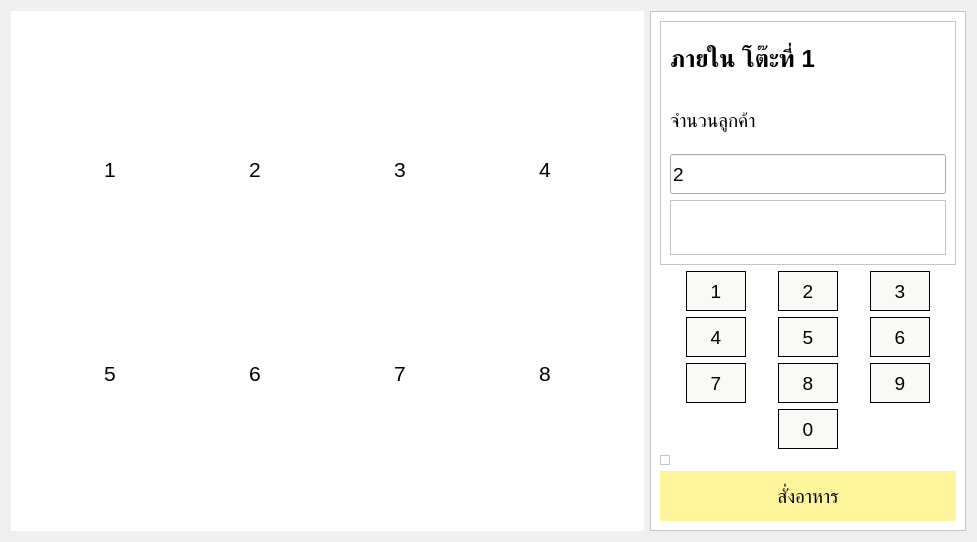
<?xml version="1.0" encoding="UTF-8"?>
<ui version="4.0">
 <class>Form</class>
 <widget class="QWidget" name="Form">
  <property name="geometry">
   <rect>
    <x>0</x>
    <y>0</y>
    <width>977</width>
    <height>542</height>
   </rect>
  </property>
  <property name="windowTitle">
   <string>Form</string>
  </property>
  <layout class="QHBoxLayout" name="horizontalLayout" stretch="4,2">
   <item>
    <widget class="QFrame" name="Table">
     <property name="styleSheet">
      <string notr="true">QFrame {
background-color: #FFFFFF;
border: 1px solid #FFFFFF;
}</string>
     </property>
     <property name="frameShape">
      <enum>QFrame::StyledPanel</enum>
     </property>
     <property name="frameShadow">
      <enum>QFrame::Raised</enum>
     </property>
     <layout class="QGridLayout" name="gridLayout_2">
      <item row="0" column="0">
       <widget class="QScrollArea" name="scrollArea">
        <property name="styleSheet">
         <string notr="true"/>
        </property>
        <property name="widgetResizable">
         <bool>true</bool>
        </property>
        <widget class="QWidget" name="scrollAreaWidgetContents">
         <property name="geometry">
          <rect>
           <x>0</x>
           <y>0</y>
           <width>613</width>
           <height>502</height>
          </rect>
         </property>
         <property name="styleSheet">
          <string notr="true">QWidget {
background-color: #FFFFFF;
border: 1px solid #FFFFFF;
}</string>
         </property>
         <layout class="QGridLayout" name="gridLayout">
          <item row="1" column="2">
           <widget class="QToolButton" name="tbtn_table7">
            <property name="minimumSize">
             <size>
              <width>120</width>
              <height>120</height>
             </size>
            </property>
            <property name="font">
             <font>
              <pointsize>16</pointsize>
             </font>
            </property>
            <property name="styleSheet">
             <string notr="true"/>
            </property>
            <property name="text">
             <string>7</string>
            </property>
            <property name="icon">
             <iconset>
              <normaloff>img/t7.jpg</normaloff>img/t7.jpg</iconset>
            </property>
            <property name="iconSize">
             <size>
              <width>150</width>
              <height>150</height>
             </size>
            </property>
            <property name="checkable">
             <bool>true</bool>
            </property>
           </widget>
          </item>
          <item row="0" column="1">
           <widget class="QToolButton" name="tbtn_table2">
            <property name="minimumSize">
             <size>
              <width>120</width>
              <height>120</height>
             </size>
            </property>
            <property name="font">
             <font>
              <pointsize>16</pointsize>
             </font>
            </property>
            <property name="styleSheet">
             <string notr="true"/>
            </property>
            <property name="text">
             <string>2</string>
            </property>
            <property name="icon">
             <iconset>
              <normaloff>img/t2.jpg</normaloff>img/t2.jpg</iconset>
            </property>
            <property name="iconSize">
             <size>
              <width>150</width>
              <height>150</height>
             </size>
            </property>
            <property name="checkable">
             <bool>true</bool>
            </property>
           </widget>
          </item>
          <item row="0" column="0">
           <widget class="QToolButton" name="tbtn_table1">
            <property name="minimumSize">
             <size>
              <width>120</width>
              <height>120</height>
             </size>
            </property>
            <property name="font">
             <font>
              <pointsize>16</pointsize>
             </font>
            </property>
            <property name="styleSheet">
             <string notr="true"/>
            </property>
            <property name="text">
             <string>1</string>
            </property>
            <property name="icon">
             <iconset>
              <normaloff>img/t1.jpg</normaloff>img/t1.jpg</iconset>
            </property>
            <property name="iconSize">
             <size>
              <width>150</width>
              <height>150</height>
             </size>
            </property>
            <property name="shortcut">
             <string/>
            </property>
            <property name="checkable">
             <bool>true</bool>
            </property>
            <property name="checked">
             <bool>true</bool>
            </property>
           </widget>
          </item>
          <item row="0" column="2">
           <widget class="QToolButton" name="tbtn_table3">
            <property name="minimumSize">
             <size>
              <width>120</width>
              <height>120</height>
             </size>
            </property>
            <property name="font">
             <font>
              <pointsize>16</pointsize>
             </font>
            </property>
            <property name="styleSheet">
             <string notr="true"/>
            </property>
            <property name="text">
             <string>3</string>
            </property>
            <property name="icon">
             <iconset>
              <normaloff>img/t3.jpg</normaloff>img/t3.jpg</iconset>
            </property>
            <property name="iconSize">
             <size>
              <width>150</width>
              <height>150</height>
             </size>
            </property>
            <property name="checkable">
             <bool>true</bool>
            </property>
           </widget>
          </item>
          <item row="1" column="0">
           <widget class="QToolButton" name="tbtn_table5">
            <property name="minimumSize">
             <size>
              <width>120</width>
              <height>120</height>
             </size>
            </property>
            <property name="font">
             <font>
              <pointsize>16</pointsize>
             </font>
            </property>
            <property name="styleSheet">
             <string notr="true"/>
            </property>
            <property name="text">
             <string>5</string>
            </property>
            <property name="icon">
             <iconset>
              <normaloff>img/t5.jpg</normaloff>img/t5.jpg</iconset>
            </property>
            <property name="iconSize">
             <size>
              <width>150</width>
              <height>150</height>
             </size>
            </property>
            <property name="checkable">
             <bool>true</bool>
            </property>
           </widget>
          </item>
          <item row="1" column="1">
           <widget class="QToolButton" name="tbtn_table6">
            <property name="minimumSize">
             <size>
              <width>120</width>
              <height>120</height>
             </size>
            </property>
            <property name="font">
             <font>
              <pointsize>16</pointsize>
             </font>
            </property>
            <property name="styleSheet">
             <string notr="true"/>
            </property>
            <property name="text">
             <string>6</string>
            </property>
            <property name="icon">
             <iconset>
              <normaloff>img/t6.jpg</normaloff>img/t6.jpg</iconset>
            </property>
            <property name="iconSize">
             <size>
              <width>150</width>
              <height>150</height>
             </size>
            </property>
            <property name="checkable">
             <bool>true</bool>
            </property>
           </widget>
          </item>
          <item row="0" column="3">
           <widget class="QToolButton" name="tbtn_table4">
            <property name="minimumSize">
             <size>
              <width>120</width>
              <height>120</height>
             </size>
            </property>
            <property name="font">
             <font>
              <pointsize>16</pointsize>
             </font>
            </property>
            <property name="styleSheet">
             <string notr="true"/>
            </property>
            <property name="text">
             <string>4</string>
            </property>
            <property name="icon">
             <iconset>
              <normaloff>img/t4.jpg</normaloff>img/t4.jpg</iconset>
            </property>
            <property name="iconSize">
             <size>
              <width>150</width>
              <height>150</height>
             </size>
            </property>
            <property name="checkable">
             <bool>true</bool>
            </property>
           </widget>
          </item>
          <item row="1" column="3">
           <widget class="QToolButton" name="tbtn_table8">
            <property name="minimumSize">
             <size>
              <width>120</width>
              <height>120</height>
             </size>
            </property>
            <property name="font">
             <font>
              <pointsize>16</pointsize>
             </font>
            </property>
            <property name="styleSheet">
             <string notr="true"/>
            </property>
            <property name="text">
             <string>8</string>
            </property>
            <property name="icon">
             <iconset>
              <normaloff>img/t8.jpg</normaloff>img/t8.jpg</iconset>
            </property>
            <property name="iconSize">
             <size>
              <width>150</width>
              <height>150</height>
             </size>
            </property>
            <property name="checkable">
             <bool>true</bool>
            </property>
           </widget>
          </item>
         </layout>
        </widget>
       </widget>
      </item>
     </layout>
    </widget>
   </item>
   <item>
    <widget class="QFrame" name="control">
     <property name="styleSheet">
      <string notr="true">QFrame {
background-color: #FFFFFF;
}</string>
     </property>
     <property name="frameShape">
      <enum>QFrame::StyledPanel</enum>
     </property>
     <property name="frameShadow">
      <enum>QFrame::Raised</enum>
     </property>
     <layout class="QVBoxLayout" name="verticalLayout_2">
      <item>
       <widget class="QFrame" name="frame">
        <property name="frameShape">
         <enum>QFrame::StyledPanel</enum>
        </property>
        <property name="frameShadow">
         <enum>QFrame::Raised</enum>
        </property>
        <layout class="QVBoxLayout" name="verticalLayout">
         <item>
          <widget class="QLabel" name="lbl_table_header">
           <property name="font">
            <font>
             <pointsize>18</pointsize>
             <bold>true</bold>
            </font>
           </property>
           <property name="text">
            <string>ภายใน โต๊ะที่ 1</string>
           </property>
          </widget>
         </item>
         <item>
          <widget class="QLabel" name="label">
           <property name="font">
            <font>
             <pointsize>14</pointsize>
            </font>
           </property>
           <property name="text">
            <string>จำนวนลูกค้า</string>
           </property>
          </widget>
         </item>
         <item>
          <widget class="QLineEdit" name="lineEdit">
           <property name="minimumSize">
            <size>
             <width>20</width>
             <height>20</height>
            </size>
           </property>
           <property name="maximumSize">
            <size>
             <width>400</width>
             <height>40</height>
            </size>
           </property>
           <property name="font">
            <font>
             <pointsize>14</pointsize>
            </font>
           </property>
           <property name="text">
            <string>2</string>
           </property>
          </widget>
         </item>
         <item>
          <widget class="QFrame" name="frame_2">
           <property name="frameShape">
            <enum>QFrame::StyledPanel</enum>
           </property>
           <property name="frameShadow">
            <enum>QFrame::Raised</enum>
           </property>
          </widget>
         </item>
        </layout>
       </widget>
      </item>
      <item>
       <layout class="QGridLayout" name="gridLayout_4">
        <item row="1" column="2">
         <widget class="QPushButton" name="num6">
          <property name="minimumSize">
           <size>
            <width>50</width>
            <height>40</height>
           </size>
          </property>
          <property name="maximumSize">
           <size>
            <width>60</width>
            <height>40</height>
           </size>
          </property>
          <property name="font">
           <font>
            <pointsize>14</pointsize>
           </font>
          </property>
          <property name="styleSheet">
           <string notr="true">QPushButton {
background-color: #FAF9F6;
border: 1px solid #000000;
}</string>
          </property>
          <property name="text">
           <string>6</string>
          </property>
         </widget>
        </item>
        <item row="1" column="1">
         <widget class="QPushButton" name="num5">
          <property name="minimumSize">
           <size>
            <width>50</width>
            <height>40</height>
           </size>
          </property>
          <property name="maximumSize">
           <size>
            <width>60</width>
            <height>40</height>
           </size>
          </property>
          <property name="font">
           <font>
            <pointsize>14</pointsize>
           </font>
          </property>
          <property name="styleSheet">
           <string notr="true">QPushButton {
background-color: #FAF9F6;
border: 1px solid #000000;
}</string>
          </property>
          <property name="text">
           <string>5</string>
          </property>
         </widget>
        </item>
        <item row="3" column="2">
         <widget class="QPushButton" name="delete1">
          <property name="minimumSize">
           <size>
            <width>50</width>
            <height>40</height>
           </size>
          </property>
          <property name="maximumSize">
           <size>
            <width>60</width>
            <height>40</height>
           </size>
          </property>
          <property name="font">
           <font>
            <pointsize>14</pointsize>
           </font>
          </property>
          <property name="styleSheet">
           <string notr="true">QPushButton {
background-color: #FFFFFF;
border: 1px solid #FFFFFF;
}</string>
          </property>
          <property name="icon">
           <iconset>
            <normaloff>img/backspace.png</normaloff>img/backspace.png</iconset>
          </property>
          <property name="iconSize">
           <size>
            <width>35</width>
            <height>35</height>
           </size>
          </property>
         </widget>
        </item>
        <item row="3" column="1">
         <widget class="QPushButton" name="num0">
          <property name="minimumSize">
           <size>
            <width>50</width>
            <height>40</height>
           </size>
          </property>
          <property name="maximumSize">
           <size>
            <width>60</width>
            <height>40</height>
           </size>
          </property>
          <property name="font">
           <font>
            <pointsize>14</pointsize>
           </font>
          </property>
          <property name="styleSheet">
           <string notr="true">QPushButton {
background-color: #FAF9F6;
border: 1px solid #000000;
}</string>
          </property>
          <property name="text">
           <string>0</string>
          </property>
         </widget>
        </item>
        <item row="1" column="0">
         <widget class="QPushButton" name="num4">
          <property name="minimumSize">
           <size>
            <width>50</width>
            <height>40</height>
           </size>
          </property>
          <property name="maximumSize">
           <size>
            <width>60</width>
            <height>40</height>
           </size>
          </property>
          <property name="font">
           <font>
            <pointsize>14</pointsize>
           </font>
          </property>
          <property name="styleSheet">
           <string notr="true">QPushButton {
background-color: #FAF9F6;
border: 1px solid #000000;
}</string>
          </property>
          <property name="text">
           <string>4</string>
          </property>
         </widget>
        </item>
        <item row="0" column="2">
         <widget class="QPushButton" name="num3">
          <property name="minimumSize">
           <size>
            <width>50</width>
            <height>40</height>
           </size>
          </property>
          <property name="maximumSize">
           <size>
            <width>60</width>
            <height>40</height>
           </size>
          </property>
          <property name="font">
           <font>
            <pointsize>14</pointsize>
           </font>
          </property>
          <property name="styleSheet">
           <string notr="true">QPushButton {
background-color: #FAF9F6;
border: 1px solid #000000;
}</string>
          </property>
          <property name="text">
           <string>3</string>
          </property>
         </widget>
        </item>
        <item row="0" column="0">
         <widget class="QPushButton" name="num1">
          <property name="minimumSize">
           <size>
            <width>50</width>
            <height>40</height>
           </size>
          </property>
          <property name="maximumSize">
           <size>
            <width>60</width>
            <height>40</height>
           </size>
          </property>
          <property name="font">
           <font>
            <pointsize>14</pointsize>
           </font>
          </property>
          <property name="styleSheet">
           <string notr="true">QPushButton {
background-color: #FAF9F6;
border: 1px solid #000000;
}</string>
          </property>
          <property name="text">
           <string>1</string>
          </property>
         </widget>
        </item>
        <item row="0" column="1">
         <widget class="QPushButton" name="num2">
          <property name="minimumSize">
           <size>
            <width>50</width>
            <height>40</height>
           </size>
          </property>
          <property name="maximumSize">
           <size>
            <width>60</width>
            <height>40</height>
           </size>
          </property>
          <property name="font">
           <font>
            <pointsize>14</pointsize>
           </font>
          </property>
          <property name="styleSheet">
           <string notr="true">QPushButton {
background-color: #FAF9F6;
border: 1px solid #000000;
}</string>
          </property>
          <property name="text">
           <string>2</string>
          </property>
         </widget>
        </item>
        <item row="2" column="1">
         <widget class="QPushButton" name="num8">
          <property name="minimumSize">
           <size>
            <width>50</width>
            <height>40</height>
           </size>
          </property>
          <property name="maximumSize">
           <size>
            <width>60</width>
            <height>40</height>
           </size>
          </property>
          <property name="font">
           <font>
            <pointsize>14</pointsize>
           </font>
          </property>
          <property name="styleSheet">
           <string notr="true">QPushButton {
background-color: #FAF9F6;
border: 1px solid #000000;
}</string>
          </property>
          <property name="text">
           <string>8</string>
          </property>
         </widget>
        </item>
        <item row="2" column="2">
         <widget class="QPushButton" name="num9">
          <property name="minimumSize">
           <size>
            <width>50</width>
            <height>40</height>
           </size>
          </property>
          <property name="maximumSize">
           <size>
            <width>60</width>
            <height>40</height>
           </size>
          </property>
          <property name="font">
           <font>
            <pointsize>14</pointsize>
           </font>
          </property>
          <property name="styleSheet">
           <string notr="true">QPushButton {
background-color: #FAF9F6;
border: 1px solid #000000;
}</string>
          </property>
          <property name="text">
           <string>9</string>
          </property>
         </widget>
        </item>
        <item row="2" column="0">
         <widget class="QPushButton" name="num7">
          <property name="minimumSize">
           <size>
            <width>50</width>
            <height>40</height>
           </size>
          </property>
          <property name="maximumSize">
           <size>
            <width>60</width>
            <height>40</height>
           </size>
          </property>
          <property name="font">
           <font>
            <pointsize>14</pointsize>
           </font>
          </property>
          <property name="styleSheet">
           <string notr="true">QPushButton {
background-color: #FAF9F6;
border: 1px solid #000000;
}</string>
          </property>
          <property name="text">
           <string>7</string>
          </property>
         </widget>
        </item>
       </layout>
      </item>
      <item>
       <widget class="QFrame" name="frame_3">
        <property name="minimumSize">
         <size>
          <width>10</width>
          <height>10</height>
         </size>
        </property>
        <property name="maximumSize">
         <size>
          <width>10</width>
          <height>10</height>
         </size>
        </property>
        <property name="frameShape">
         <enum>QFrame::StyledPanel</enum>
        </property>
        <property name="frameShadow">
         <enum>QFrame::Raised</enum>
        </property>
       </widget>
      </item>
      <item>
       <widget class="QPushButton" name="pbtn_confirm">
        <property name="minimumSize">
         <size>
          <width>50</width>
          <height>50</height>
         </size>
        </property>
        <property name="font">
         <font>
          <pointsize>14</pointsize>
          <bold>false</bold>
         </font>
        </property>
        <property name="styleSheet">
         <string notr="true">QPushButton {
background-color: #FFF59D;
border: 1px solid #FFF59D;
}</string>
        </property>
        <property name="text">
         <string>สั่งอาหาร</string>
        </property>
       </widget>
      </item>
     </layout>
    </widget>
   </item>
  </layout>
 </widget>
 <resources/>
 <connections/>
</ui>
